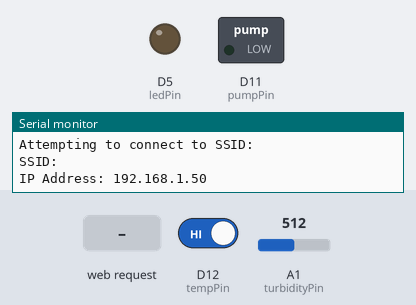
Bench run of a sketch on a simulated Arduino MKR. Parts: switched loads named in the sketch (green lamp = pin HIGH), output pins drawn as LEDs (lit = HIGH), the last lines printed to the serial monitor. The inputs (shaded band) are chosen by the test bench; at power-on: D12 (tempPin) HIGH, A1 (turbidityPin) = 512. WiFi joins after 1.5 s; servers stay silent unless stated; the local clock reads 2024-03-15 10:24:30 at power-on unless the sketch sets it.

Above: at 12.7 s.
12.8 s: HTTP request GET /low received
At 16.8 s:
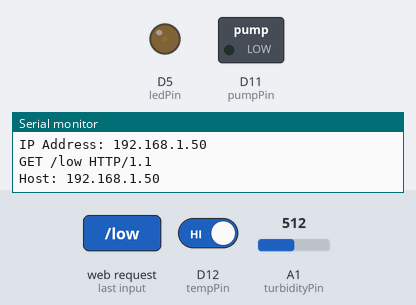
18.0 s: D12 (tempPin) driven LOW
23.7 s: HTTP request GET /off received
At 28.6 s:
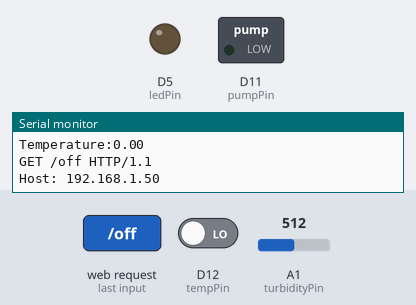
33.0 s: A1 (turbidityPin) set to 255
39.5 s: A1 (turbidityPin) set to 238
At 43.8 s:
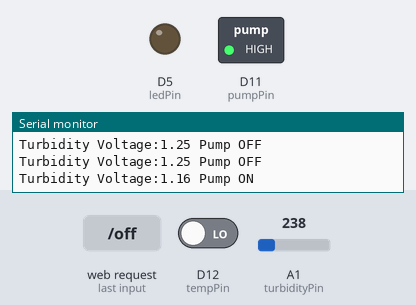
44.5 s: HTTP request GET /medium received
At 93.4 s:
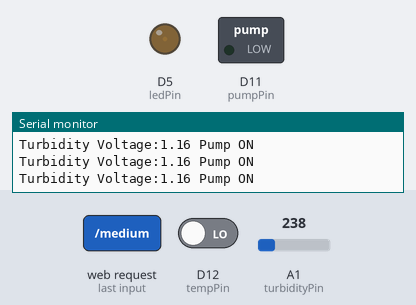
Timing chart, 0 to 94.5 s (numbered marks = the images above; inputs shaded):
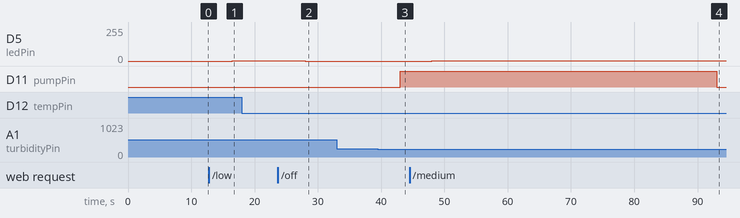

The sketch:

3_add_lighting.ino
```cpp
/****************
   (Feb06) Add the 3rd function: Lighting (combine "_lighting")
   Use: Water-proof temperature sensor, Turbidity sensor, Pump (with MOS module),
        Real-time clock module, LED lamp.

   Brief Explanation:
   We will use real time to seperate various functions~
   EVEN Minute:
   Temp: We will get data from water temperature sensor, show it on OLED screen,
   and send real-time message to the website, to let owner take further actions themselves.
   ODD Minute:
   Water Change: If more turbid than "normal level", turn ON the pump.
   (More turbid, output VALUE is smaller.)
   Light: Remotely controlled through website.
   (Have 3 basic led brightness level: "low", "medium", "high".)

   Line CONNECTION:
   (OLED: VCC->3.3V;) Turbidity Sensor:Black->GND,Red->5V,Blue->AnalogIn;
   Pump with MOS module:{smaller}'+'->I/O,{larger}'+'->5V,{both}'-'->GND;
   Real-time clock: myWire(I/O, ~CLK, RST);
   LED: DIM->brightness level "PWM~" control or HIGH/LOW digital control.
 ****************/

//WiFi Connection
#include <SPI.h>
#include <WiFiNINA.h>
#include "wifi_secret.h"
//Real-time Clock
#include <ThreeWire.h>
#include <RtcDS1302.h>

unsigned char temp_reset();
void temp_write(char WRT);
unsigned char temp_read();

//WiFi Connection
char ssid[] = SECRET_SSID; // CHANGE actual ssid & password in "wifi_secret.h"
char pass[] = SECRET_PASS;
int keyIndex = 0; //your network key Index number (needed only for WEP)
int status = WL_IDLE_STATUS;
WiFiServer server(80);

//"Temperature"
const int tempPin = 12;
float temperature = 0.0;

//"Water Changing"
const int turbidityPin = A1;
const int pumpPin = 11;
const float turbidityStandard = 1.2; //(?) Check later! Ideally(scientifically) set "< 4.1-0.3=3.8 V".
float turbidityVol = 0.0;
boolean pumpOn = false; //use for website condition shown

//Real-time Clock
ThreeWire myWire(7, 6, 8); // Connection: myWire(I/O, CLK, RST)
RtcDS1302<ThreeWire> Rtc(myWire);

//"Lighting"
const int ledPin = 5; //LED attaches to PWM(Pulse Width Modulation) ~5
const int noLED = 0; //Higher "ledLevel" value, Brighter~
const int lowLED = 1;
const int mediumLED = 2;
const int highLED = 4; //(real test) reasonable brightness levels in RANGE 0-255
String ledCondition = "OFF";

void setup() {
  //  Wire.begin();
  //  display.begin(SSD1306_SWITCHCAPVCC, 0x3C); //initialize with the I2C addr 0x3C (for the 128x32)(initializing the display)
  pinMode(pumpPin, OUTPUT);
  pinMode(ledPin, OUTPUT);

  Serial.begin(9600); //(?) initialize serial and wait for port to open:

  //Real-time Clock
  Rtc.Begin();
  RtcDateTime compiled = RtcDateTime(__DATE__, __TIME__);
  if (Rtc.GetIsWriteProtected()) { //RTC was write protected, enabling writing now
    Rtc.SetIsWriteProtected(false);
  }
  if (!Rtc.GetIsRunning()) { //RTC was not actively running, starting now
    Rtc.SetIsRunning(true);
  }
  RtcDateTime now = Rtc.GetDateTime();
  if (now < compiled) { //RTC is older than compile time -> Updating DateTime
    Rtc.SetDateTime(compiled);
  }

  //WiFi Connection
  while (!Serial) {
    ; //wait for serial port to connect (needed for native USB port only)
  }
  //check for the WiFi module:
  if (WiFi.status() == WL_NO_MODULE) {
    Serial.println("Communication with WiFi module failed!");
    while (true); //don't continue
  }
  String fv = WiFi.firmwareVersion();
  if (fv < "1.0.0") {
    Serial.println("Please upgrade the firmware");
  }
  //attempt to connect to Wifi network:
  while (status != WL_CONNECTED) {
    Serial.print("Attempting to connect to SSID: ");
    Serial.println(ssid);
    status = WiFi.begin(ssid, pass); //(if connect to WPA/WPA2 network, change this line~)
    delay(10000); //wait 10s for connection
  }
  server.begin();
  printWifiStatus(); //you're connected now, so print out the status
}


void loop() {
  WiFiClient client = server.available(); //listen for incoming clients

  //Real-time Clock
  RtcDateTime now = Rtc.GetDateTime();

  if (now.Minute() % 2 == 0) //"even" minute -> temperature, NO water changing
  {
    digitalWrite(pumpPin, LOW); //turn OFF pump
    pumpOn = false;

    //"Temperture" function
    if (!temp_reset()) {
      temp_write(0xCC); //"Skip_ROM"
      temp_write(0x44); //"Convert_T"
      delay(750);
      temp_reset();
      temp_write(0xCC); //"Skip_ROM"
      temp_write(0xBE); //"Read_scratchpad"
      unsigned short tempL = temp_read();
      unsigned short tempH = temp_read();
      unsigned int temp = ((unsigned int)tempH << 8) + (unsigned int)tempL;
      temp = (float)temp * 6.25;
      temperature = (float)temp / 100; //Get the REAL "temperature" value~
      Serial.print("Temperature:");
      Serial.println(temperature);
    }
  }
  else //"odd" minute -> water changing, No temperature
  {
    //"Water Changing" function
    int turbidityValue = analogRead(turbidityPin);
    turbidityVol = turbidityValue * (5.0 / 1024.0); //convert the "read turbidity value" (0-1023) to voltage (0-5V)
    Serial.print("Turbidity Voltage:");
    Serial.print(turbidityVol);
    if (turbidityVol < turbidityStandard) {
      digitalWrite(pumpPin, HIGH); //turn ON pump
      Serial.println(" Pump ON");
      pumpOn = true;
    }
    else {
      digitalWrite(pumpPin, LOW); //turn OFF pump
      Serial.println(" Pump OFF");
      pumpOn = false;
    }
  }

  //WiFi Connection
  if (client) {
    String currentLine = "";
    while (client.connected()) {
      if (client.available()) {
        char c = client.read();
        Serial.write(c);
        if (c == '\n') {
          if (currentLine.length() == 0) {//if reaching the end of line and the line is blank, the http request has ended, you can send a reply
            client.println("HTTP/1.1 200 OK"); //send a standard http response header
            client.println("Content-Type: text/html");
            client.println("Connection: close");  //the connection will be closed after completion of the response
            client.println("Refresh: 15");  //(?adjust with the delay time) refresh the page automatically every 15s (?)
            client.println();
            client.println("<!DOCTYPE HTML>");
            client.println("<html>");

            // REAL Contents part ! ! !
            client.println("<head>Kathleen's 2019 Summer <b>IoT</b> Project -- ");
            client.println("<body>");
            client.println("<h1>Tortoise Smart Home</h1>");

            //Real-time Clock
            client.print("<h3><i>Current Time:</i>   ");
            client.print(now.Day());
            client.print("/");
            client.print(now.Month());
            client.print("/");
            client.print(now.Year());
            client.print(" ");
            client.print(now.Hour());
            client.print(":");
            client.print(now.Minute());
            client.print(":");
            client.print(now.Second());
            client.println("</h3>");

            //"Temperature"
            client.println("<h2><mark><i>Temperature:</i></mark></h2>");
            client.print("<h3>Current water temperature is ");
            client.print(temperature);
            client.println(" C.</h3>");

            //"Water Changing"
            client.println("<h2><mark><i>Water Changing:</i></mark></h2>");
            client.print("Current water turbidity voltage is ");
            client.print(turbidityVol);
            client.println("V; <br />");
            client.print("Standard water turbidity voltage is above ");
            client.print(turbidityStandard);
            client.println("V.");
            if (pumpOn) {
              client.println("<h3>Pump is currently ON!</h3>");
            }
            else {
              client.println("<h3>Pump is currently OFF.</h3>");
            }

            //"Lighting"
            client.println("<h2><mark><i>Lighting:</i></mark></h2>");
            client.println("Turn <a href=\"/off\">OFF</a> LED lamp immediately<br>");
            client.print("Turn on <a href=\"/low\">LOW-level</a> light<br>");
            client.print("Turn on <a href=\"/medium\">MEDIUM-level</a> light<br>");
            client.print("Turn on <a href=\"/high\">HIGH-level</a> light<br>");
            client.print("<h3>LED is currently ");
            client.print(ledCondition);
            client.println(".</h3>");

            // END ~ ~ ~

            client.println("</body></html>");
            break;
          } else { //if you got a newline, then clear currentLine
            currentLine = "";
          }
        } else if (c != '\r') { //if you got anything else but a carriage return character,
          currentLine += c; // add it to the end of the currentLine
        }

        //remotely control for "Lighting"
        if (currentLine.endsWith("GET /off") > 0) {
          analogWrite(ledPin, noLED);
          ledCondition = "OFF";
        }
        if (currentLine.endsWith("GET /low") > 0) {
          analogWrite(ledPin, lowLED);
          ledCondition = "in LOW brightness level";
        }
        if (currentLine.endsWith("GET /medium") > 0) {
          analogWrite(ledPin, mediumLED);
          ledCondition = "in MEDIUM brightness level";
        }
        if (currentLine.endsWith("GET /high") > 0) {
          analogWrite(ledPin, highLED);
          ledCondition = "in HIGH brightness level";
        }
      }
    }
    delay(1); //give the web browser time to receive data
    client.stop(); //close the connection:
  }
  delay(5000); //(?)
}


// All Helper Functions ~~~
//for WiFi connection
void printWifiStatus() {
  Serial.print("SSID: ");
  Serial.println(WiFi.SSID()); //print the SSID of the network you're attached to

  IPAddress ip = WiFi.localIP(); //print your board's IP address
  Serial.print("IP Address: ");
  Serial.println(ip);
}

//for water temperature sensor
unsigned char temp_reset()
{
  pinMode(tempPin, OUTPUT);
  digitalWrite(tempPin, LOW);
  delayMicroseconds(480);
  pinMode(tempPin, INPUT);
  delayMicroseconds(60);
  if (digitalRead(tempPin) == 0) {
    delayMicroseconds(480);
    return 0;
  }
  else {
    delayMicroseconds(480);
    return 1;
  }
}

void temp_write(char WRT)
{
  char i = 0, Cmd = 0;
  Cmd = WRT;
  pinMode(tempPin, INPUT);
  for (i = 0; i < 8; i++) {
    if ((Cmd & (1 << i)) != 0) //Bitshift Left : variable<<number_of_bits
    {
      pinMode(tempPin, OUTPUT);
      digitalWrite(tempPin, LOW);
      delayMicroseconds(1);
      pinMode(tempPin, INPUT);
      delayMicroseconds(60);
    }
    else {
      pinMode(tempPin, OUTPUT);
      digitalWrite(tempPin, LOW);
      delayMicroseconds(60);
      pinMode(tempPin, INPUT);
    }
  }
}

unsigned char temp_read()
{
  char i = 0, result = 0;
  pinMode(tempPin, INPUT);
  for (i = 0; i < 8; i++) {
    pinMode(tempPin, OUTPUT);
    digitalWrite(tempPin, LOW);
    delayMicroseconds(2);
    pinMode(tempPin, INPUT);
    if (digitalRead(tempPin) != 0)
      result |= 1 << i;
    delayMicroseconds(60);
  }
  return result;
}
```

wifi_secret.h
```cpp
#define SECRET_SSID ""
#define SECRET_PASS ""
```

Measured:
- the behaviour switches between 246 and 245 on A1 (turbidityPin) (found by bisection; images 2 and 3)
- after the input at 12.8 s, D5 (ledPin): 0/255 → 1/255 after 3.7 s
- after the input at 23.7 s, D5 (ledPin): 1/255 → 0/255 after 4.3 s
- after the input at 39.5 s, D11 (pumpPin): LOW → HIGH after 3.5 s
- after the input at 44.5 s, D5 (ledPin): 0/255 → 2/255 after 3.5 s
